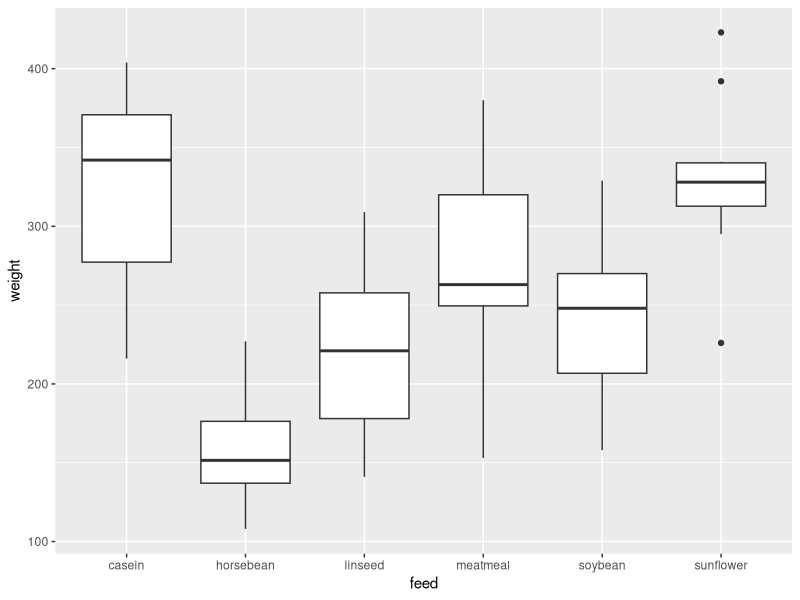
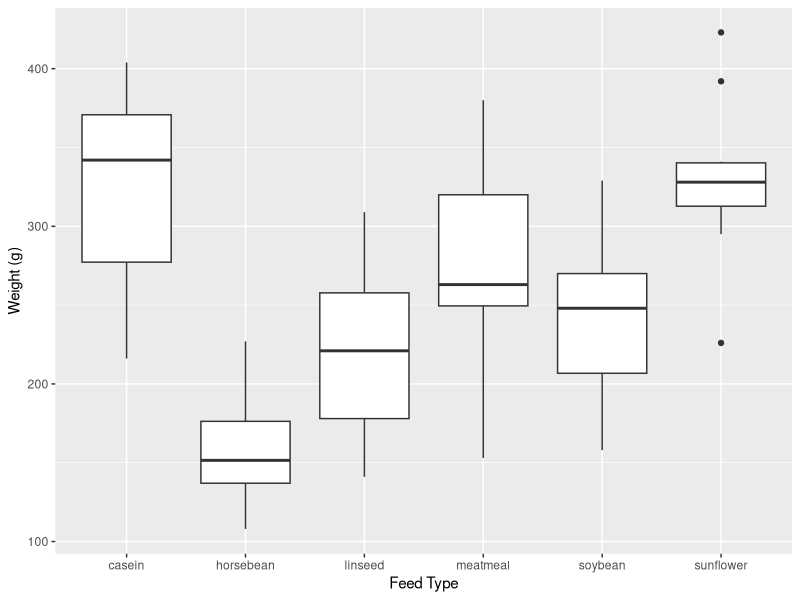
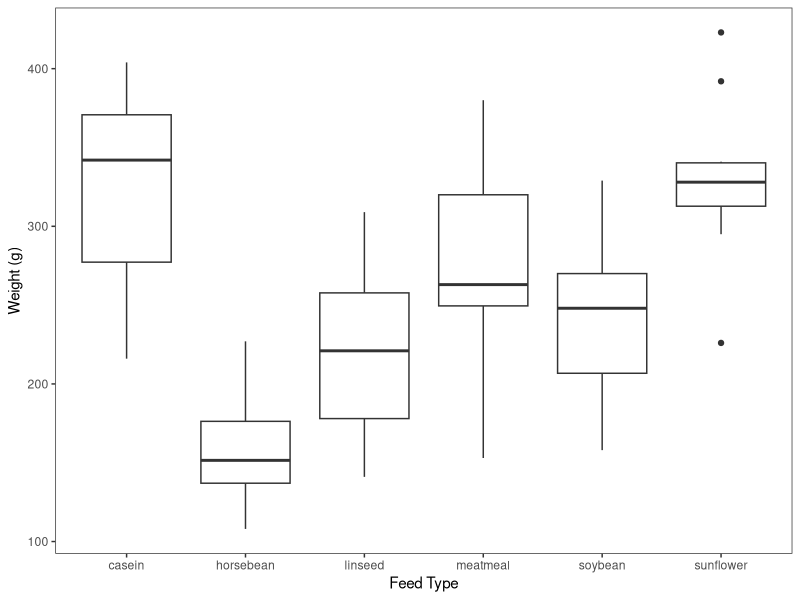
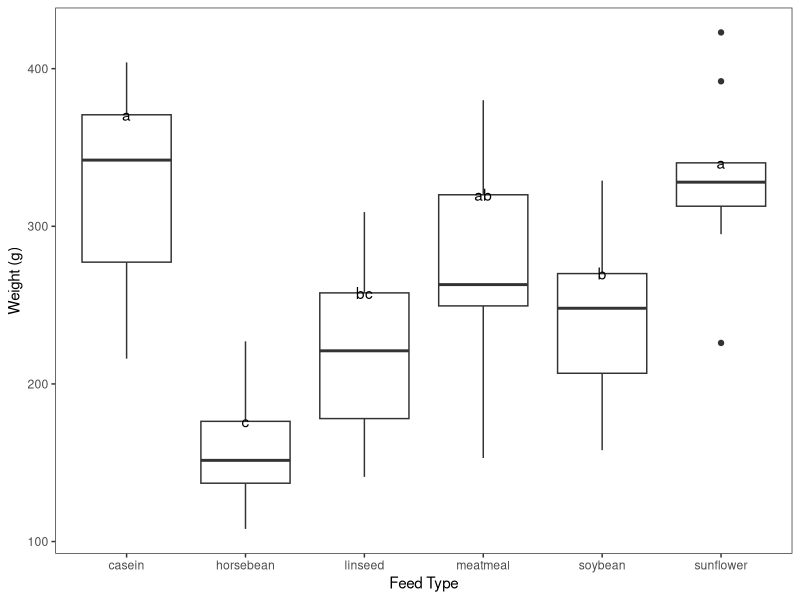
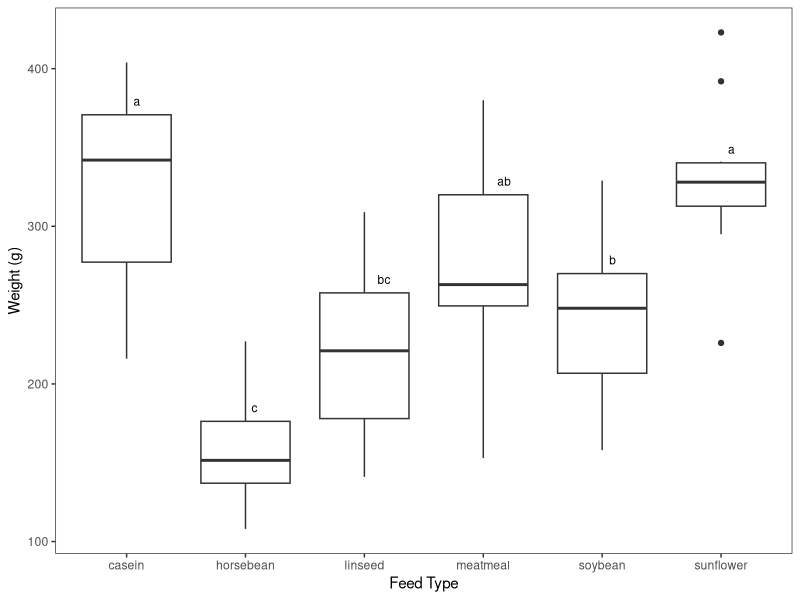
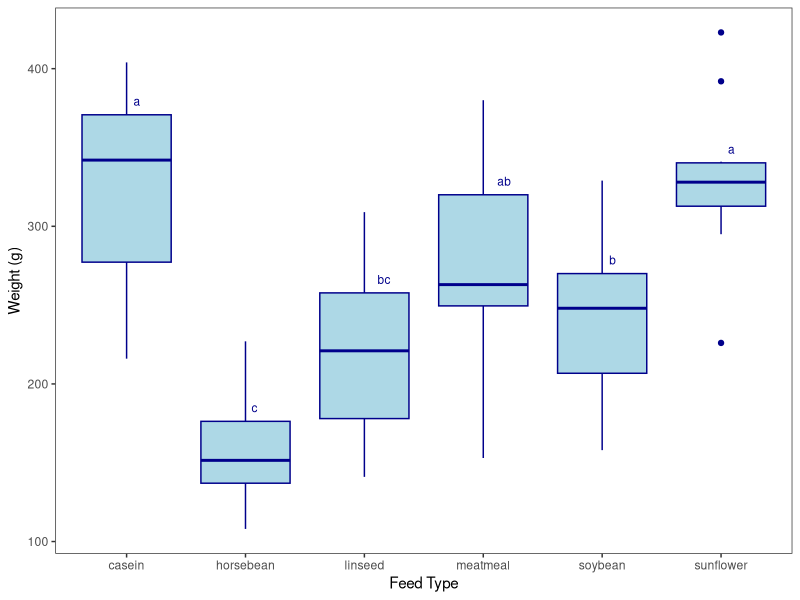
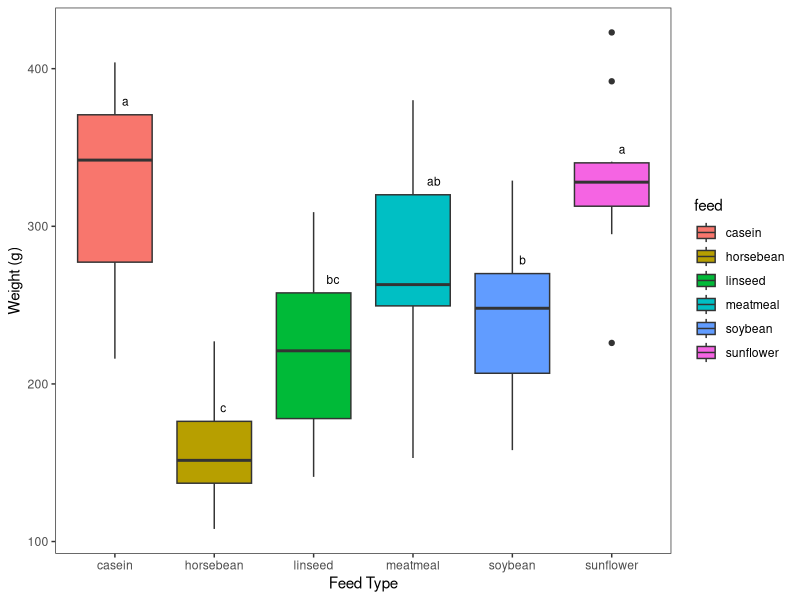
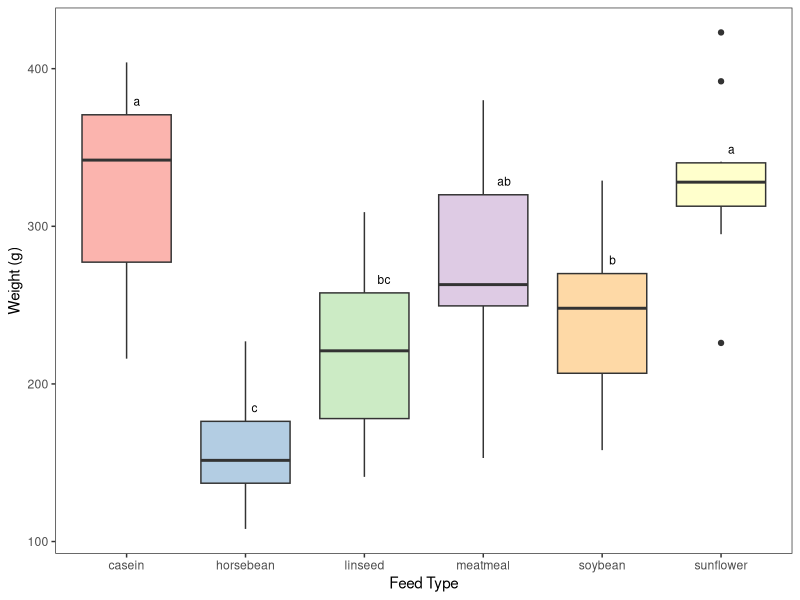

Write the R code that produced these figures, in order.
#-------------------------#
#Librariwa needed
library(datasets)
library(ggplot2)
library(multcompView)
library(dplyr)
#-------------------------#
str(chickwts)
chickwts
## analysis of variance
anova <- aov(weight ~ feed, data = chickwts)
summary(anova)
## Tukey's test
tukey <- TukeyHSD(anova)
print(tukey)
## plot compact letter display
cld <- multcompLetters4(anova, tukey)
print(cld)
#-------------------------#
#Creating tables with letters
# table with factors and 3rd quantile
Tk <- group_by(chickwts, feed) %>%
  summarise(mean=mean(weight), quant = quantile(weight, probs = 0.75)) %>%
  arrange(desc(mean))

# extracting the compact letter display and adding to the Tk table
cld <- as.data.frame.list(cld$feed)
Tk$cld <- cld$Letters

print(Tk)
#Basic boxplot
ggplot(chickwts, aes(feed, weight)) + 
  geom_boxplot()
# Coustomize x and y titles
ggplot(chickwts, aes(feed, weight)) + 
  geom_boxplot() +
  labs(x="Feed Type", y="Weight (g)")
#Coustomize overall visulization
# boxplot
ggplot(chickwts, aes(feed, weight)) + 
  geom_boxplot() +
  labs(x="Feed Type", y="Weight (g)") +
  theme_bw() + 
  theme(panel.grid.major = element_blank(), panel.grid.minor = element_blank())
# adding compact letter display from tukeys Test
ggplot(chickwts, aes(feed, weight)) + 
  geom_boxplot() +
  labs(x="Feed Type", y="Weight (g)") +
  theme_bw() + 
  theme(panel.grid.major = element_blank(), panel.grid.minor = element_blank()) +
  geom_text(data = Tk, aes(x = feed, y = quant, label = cld))
#adjust letter so that we can easily view perfect
ggplot(chickwts, aes(feed, weight)) + 
  geom_boxplot() +
  labs(x="Feed Type", y="Weight (g)") +
  theme_bw() + 
  theme(panel.grid.major = element_blank(), panel.grid.minor = element_blank()) +
  geom_text(data = Tk, aes(x = feed, y = quant, label = cld), size = 3, vjust=-1, hjust =-1)
# adding colors to box plots
ggplot(chickwts, aes(feed, weight)) + 
  geom_boxplot(fill = "lightblue", color = "darkblue") +
  labs(x="Feed Type", y="Weight (g)") +
  theme_bw() + 
  theme(panel.grid.major = element_blank(), panel.grid.minor = element_blank()) +
  geom_text(data = Tk, aes(x = feed, y = quant, label = cld), size = 3, vjust=-1, hjust =-1, color = "darkblue")
# colored according to the feed type or factors
ggplot(chickwts, aes(feed, weight)) + 
  geom_boxplot(aes(fill = feed)) +
  labs(x="Feed Type", y="Weight (g)") +
  theme_bw() + 
  theme(panel.grid.major = element_blank(), panel.grid.minor = element_blank()) +
  geom_text(data = Tk, aes(x = feed, y = quant, label = cld), size = 3, vjust=-1, hjust =-1)
# hidden legend
ggplot(chickwts, aes(feed, weight)) + 
  geom_boxplot(aes(fill = feed), show.legend = FALSE) +
  labs(x="Feed Type", y="Weight (g)") +
  theme_bw() + 
  theme(panel.grid.major = element_blank(), panel.grid.minor = element_blank()) +
  geom_text(data = Tk, aes(x = feed, y = quant, label = cld), size = 3, vjust=-1, hjust =-1) +
  scale_fill_brewer(palette = "Pastel1")
# colored accorfing to median
ggplot(chickwts, aes(feed, weight)) + 
  geom_boxplot(aes(fill = factor(..middle..)), show.legend = FALSE) +
  labs(x="Feed Type", y="Weight (g)") +
  theme_bw() + 
  theme(panel.grid.major = element_blank(), panel.grid.minor = element_blank()) +
  geom_text(data = Tk, aes(x = feed, y = quant, label = cld), size = 3, vjust=-1, hjust =-1) +
  scale_fill_brewer(palette = "Blues")
ggsave("boxplot.png", width = 4, height = 3, dpi = 1000)
